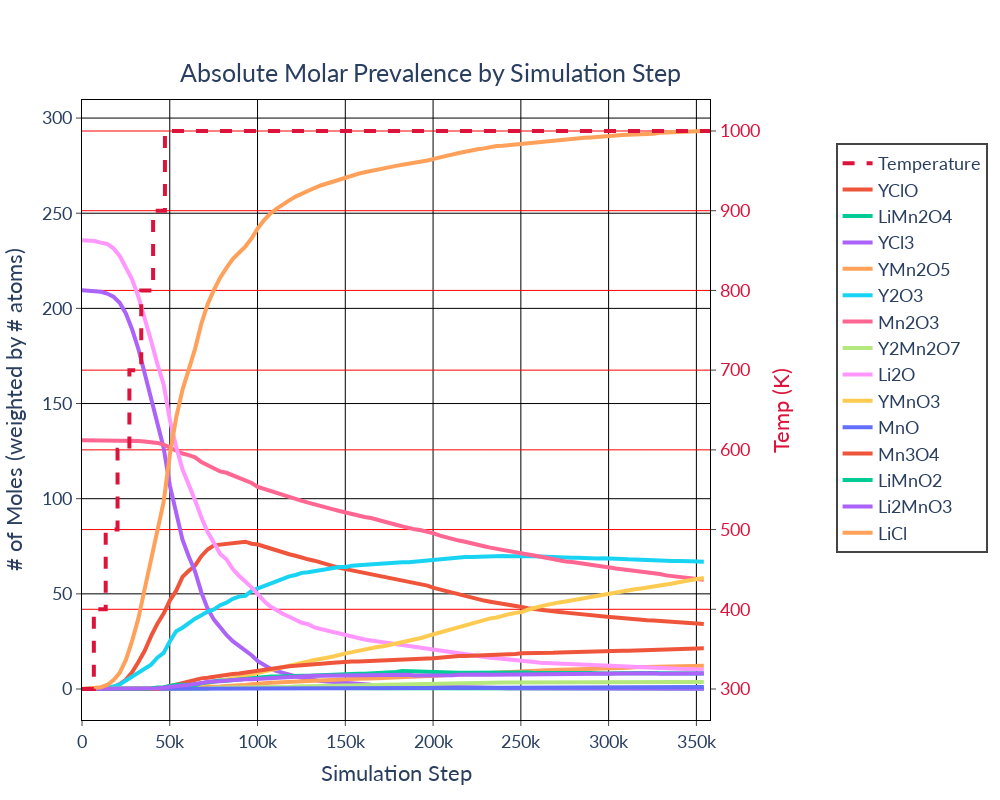

Notebook cell for this chart:
### Code cell
test_analyzer.plot_molar_phase_amounts(xrd_adjust=True)
